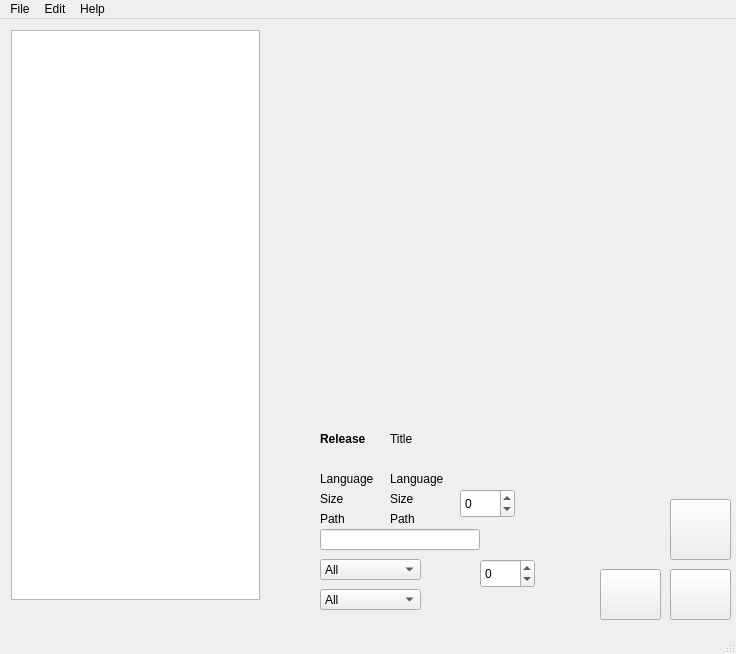
<ui version="4.0" >
 <class>Main</class>
 <widget class="QMainWindow" name="Main" >
  <property name="geometry" >
   <rect>
    <x>0</x>
    <y>0</y>
    <width>736</width>
    <height>654</height>
   </rect>
  </property>
  <property name="windowTitle" >
   <string>PyNdsGest</string>
  </property>
  <widget class="QWidget" name="centralwidget" >
   <widget class="QLabel" name="labelSize" >
    <property name="geometry" >
     <rect>
      <x>390</x>
      <y>470</y>
      <width>50</width>
      <height>20</height>
     </rect>
    </property>
    <property name="minimumSize" >
     <size>
      <width>50</width>
      <height>0</height>
     </size>
    </property>
    <property name="text" >
     <string>Size</string>
    </property>
    <property name="wordWrap" >
     <bool>false</bool>
    </property>
   </widget>
   <widget class="QLabel" name="labelPath" >
    <property name="geometry" >
     <rect>
      <x>390</x>
      <y>490</y>
      <width>50</width>
      <height>20</height>
     </rect>
    </property>
    <property name="minimumSize" >
     <size>
      <width>50</width>
      <height>0</height>
     </size>
    </property>
    <property name="toolTip" >
     <string/>
    </property>
    <property name="text" >
     <string>Path</string>
    </property>
    <property name="wordWrap" >
     <bool>false</bool>
    </property>
   </widget>
   <widget class="QLabel" name="textLabel3" >
    <property name="geometry" >
     <rect>
      <x>320</x>
      <y>470</y>
      <width>50</width>
      <height>20</height>
     </rect>
    </property>
    <property name="minimumSize" >
     <size>
      <width>50</width>
      <height>0</height>
     </size>
    </property>
    <property name="text" >
     <string>Size</string>
    </property>
    <property name="wordWrap" >
     <bool>false</bool>
    </property>
   </widget>
   <widget class="QLabel" name="labelTitle" >
    <property name="geometry" >
     <rect>
      <x>390</x>
      <y>410</y>
      <width>340</width>
      <height>20</height>
     </rect>
    </property>
    <property name="minimumSize" >
     <size>
      <width>50</width>
      <height>0</height>
     </size>
    </property>
    <property name="text" >
     <string>Title</string>
    </property>
    <property name="wordWrap" >
     <bool>false</bool>
    </property>
   </widget>
   <widget class="QLabel" name="textLabel6" >
    <property name="geometry" >
     <rect>
      <x>320</x>
      <y>490</y>
      <width>50</width>
      <height>20</height>
     </rect>
    </property>
    <property name="minimumSize" >
     <size>
      <width>50</width>
      <height>0</height>
     </size>
    </property>
    <property name="text" >
     <string>Path</string>
    </property>
    <property name="wordWrap" >
     <bool>false</bool>
    </property>
   </widget>
   <widget class="QLabel" name="labelRelease" >
    <property name="geometry" >
     <rect>
      <x>320</x>
      <y>410</y>
      <width>54</width>
      <height>20</height>
     </rect>
    </property>
    <property name="minimumSize" >
     <size>
      <width>50</width>
      <height>0</height>
     </size>
    </property>
    <property name="font" >
     <font>
      <weight>75</weight>
      <bold>true</bold>
     </font>
    </property>
    <property name="text" >
     <string>Release</string>
    </property>
    <property name="wordWrap" >
     <bool>false</bool>
    </property>
   </widget>
   <widget class="QLabel" name="textLabel5" >
    <property name="geometry" >
     <rect>
      <x>320</x>
      <y>450</y>
      <width>62</width>
      <height>20</height>
     </rect>
    </property>
    <property name="minimumSize" >
     <size>
      <width>50</width>
      <height>0</height>
     </size>
    </property>
    <property name="text" >
     <string>Language</string>
    </property>
    <property name="wordWrap" >
     <bool>false</bool>
    </property>
   </widget>
   <widget class="QLabel" name="pixmapLabel3" >
    <property name="geometry" >
     <rect>
      <x>280</x>
      <y>410</y>
      <width>32</width>
      <height>32</height>
     </rect>
    </property>
    <property name="pixmap" >
     <pixmap/>
    </property>
    <property name="scaledContents" >
     <bool>true</bool>
    </property>
    <property name="wordWrap" >
     <bool>false</bool>
    </property>
   </widget>
   <widget class="QLabel" name="labelLanguage" >
    <property name="geometry" >
     <rect>
      <x>390</x>
      <y>450</y>
      <width>340</width>
      <height>20</height>
     </rect>
    </property>
    <property name="minimumSize" >
     <size>
      <width>50</width>
      <height>0</height>
     </size>
    </property>
    <property name="text" >
     <string>Language</string>
    </property>
    <property name="wordWrap" >
     <bool>false</bool>
    </property>
   </widget>
   <widget class="QListWidget" name="liste" >
    <property name="geometry" >
     <rect>
      <x>11</x>
      <y>11</y>
      <width>249</width>
      <height>570</height>
     </rect>
    </property>
   </widget>
   <widget class="QLabel" name="pixmapLabel1" >
    <property name="geometry" >
     <rect>
      <x>280</x>
      <y>20</y>
      <width>214</width>
      <height>384</height>
     </rect>
    </property>
    <property name="pixmap" >
     <pixmap>1a.png</pixmap>
    </property>
    <property name="scaledContents" >
     <bool>true</bool>
    </property>
    <property name="wordWrap" >
     <bool>false</bool>
    </property>
   </widget>
   <widget class="QLabel" name="pixmapLabel2" >
    <property name="geometry" >
     <rect>
      <x>520</x>
      <y>20</y>
      <width>214</width>
      <height>384</height>
     </rect>
    </property>
    <property name="pixmap" >
     <pixmap>1a.png</pixmap>
    </property>
    <property name="scaledContents" >
     <bool>true</bool>
    </property>
    <property name="wordWrap" >
     <bool>false</bool>
    </property>
   </widget>
   <widget class="QSpinBox" name="spinBoxNote" >
    <property name="geometry" >
     <rect>
      <x>460</x>
      <y>470</y>
      <width>55</width>
      <height>29</height>
     </rect>
    </property>
    <property name="maximum" >
     <number>5</number>
    </property>
    <property name="minimum" >
     <number>-1</number>
    </property>
   </widget>
   <widget class="QLineEdit" name="titleEdit" >
    <property name="geometry" >
     <rect>
      <x>320</x>
      <y>510</y>
      <width>160</width>
      <height>21</height>
     </rect>
    </property>
    <property name="text" >
     <string/>
    </property>
   </widget>
   <widget class="QComboBox" name="comboSize" >
    <property name="geometry" >
     <rect>
      <x>320</x>
      <y>540</y>
      <width>101</width>
      <height>21</height>
     </rect>
    </property>
    <item>
     <property name="text" >
      <string>All</string>
     </property>
    </item>
    <item>
     <property name="text" >
      <string>8Mo</string>
     </property>
    </item>
    <item>
     <property name="text" >
      <string>16Mo</string>
     </property>
    </item>
    <item>
     <property name="text" >
      <string>32Mo</string>
     </property>
    </item>
    <item>
     <property name="text" >
      <string>64Mo</string>
     </property>
    </item>
    <item>
     <property name="text" >
      <string>128Mo</string>
     </property>
    </item>
   </widget>
   <widget class="QComboBox" name="comboLangues" >
    <property name="geometry" >
     <rect>
      <x>320</x>
      <y>570</y>
      <width>101</width>
      <height>21</height>
     </rect>
    </property>
    <item>
     <property name="text" >
      <string>All</string>
     </property>
    </item>
    <item>
     <property name="text" >
      <string>Français</string>
     </property>
    </item>
    <item>
     <property name="text" >
      <string>Anglais</string>
     </property>
    </item>
    <item>
     <property name="text" >
      <string>Chinois</string>
     </property>
    </item>
    <item>
     <property name="text" >
      <string>Inconnu2</string>
     </property>
    </item>
    <item>
     <property name="text" >
      <string>Néerlandais</string>
     </property>
    </item>
    <item>
     <property name="text" >
      <string>Inconnu3</string>
     </property>
    </item>
    <item>
     <property name="text" >
      <string>Allemand</string>
     </property>
    </item>
    <item>
     <property name="text" >
      <string>Italien</string>
     </property>
    </item>
    <item>
     <property name="text" >
      <string>Japonais</string>
     </property>
    </item>
    <item>
     <property name="text" >
      <string>Inconnu4</string>
     </property>
    </item>
    <item>
     <property name="text" >
      <string>Inconnu5</string>
     </property>
    </item>
    <item>
     <property name="text" >
      <string>Inconnu6</string>
     </property>
    </item>
    <item>
     <property name="text" >
      <string>Espagnol</string>
     </property>
    </item>
    <item>
     <property name="text" >
      <string>Inconnu7</string>
     </property>
    </item>
    <item>
     <property name="text" >
      <string>Inconnu8</string>
     </property>
    </item>
    <item>
     <property name="text" >
      <string>Inconnu9</string>
     </property>
    </item>
    <item>
     <property name="text" >
      <string>Coréen</string>
     </property>
    </item>
   </widget>
   <widget class="QSpinBox" name="spinBoxSearchNote" >
    <property name="geometry" >
     <rect>
      <x>480</x>
      <y>540</y>
      <width>55</width>
      <height>29</height>
     </rect>
    </property>
    <property name="maximum" >
     <number>5</number>
    </property>
    <property name="minimum" >
     <number>-1</number>
    </property>
   </widget>
   <widget class="QPushButton" name="updateXML" >
    <property name="geometry" >
     <rect>
      <x>670</x>
      <y>550</y>
      <width>61</width>
      <height>51</height>
     </rect>
    </property>
    <property name="text" >
     <string/>
    </property>
    <property name="icon" >
     <iconset>stock-refresh-bis.png</iconset>
    </property>
    <property name="iconSize" >
     <size>
      <width>50</width>
      <height>50</height>
     </size>
    </property>
   </widget>
   <widget class="QPushButton" name="parcoursRep" >
    <property name="geometry" >
     <rect>
      <x>600</x>
      <y>550</y>
      <width>61</width>
      <height>51</height>
     </rect>
    </property>
    <property name="text" >
     <string/>
    </property>
    <property name="icon" >
     <iconset>hd2-backup-bis.png</iconset>
    </property>
    <property name="iconSize" >
     <size>
      <width>50</width>
      <height>50</height>
     </size>
    </property>
   </widget>
   <widget class="QPushButton" name="envoyer" >
    <property name="geometry" >
     <rect>
      <x>670</x>
      <y>480</y>
      <width>61</width>
      <height>61</height>
     </rect>
    </property>
    <property name="text" >
     <string/>
    </property>
    <property name="icon" >
     <iconset>stock-goto-bottom-bis.png</iconset>
    </property>
    <property name="iconSize" >
     <size>
      <width>50</width>
      <height>50</height>
     </size>
    </property>
   </widget>
  </widget>
  <widget class="QMenuBar" name="menubar" >
   <property name="geometry" >
    <rect>
     <x>0</x>
     <y>0</y>
     <width>736</width>
     <height>25</height>
    </rect>
   </property>
   <widget class="QMenu" name="menuHelp" >
    <property name="title" >
     <string>Help</string>
    </property>
    <addaction name="separator" />
    <addaction name="helpAboutAction" />
   </widget>
   <widget class="QMenu" name="menuEdit" >
    <property name="title" >
     <string>Edit</string>
    </property>
    <addaction name="separator" />
    <addaction name="separator" />
   </widget>
   <widget class="QMenu" name="menuFile" >
    <property name="title" >
     <string>File</string>
    </property>
    <addaction name="fileSaveAction" />
    <addaction name="separator" />
    <addaction name="fileExitAction" />
   </widget>
   <addaction name="menuFile" />
   <addaction name="menuEdit" />
   <addaction name="menuHelp" />
  </widget>
  <widget class="QStatusBar" name="statusbar" />
  <action name="fileSaveAction" >
   <property name="icon" >
    <iconset>i-floppy-192.png</iconset>
   </property>
   <property name="text" >
    <string>&amp;Save</string>
   </property>
  </action>
  <action name="fileExitAction" >
   <property name="icon" >
    <iconset>gtk-quit.png</iconset>
   </property>
   <property name="text" >
    <string>E&amp;xit</string>
   </property>
  </action>
  <action name="helpAboutAction" >
   <property name="text" >
    <string>&amp;About</string>
   </property>
  </action>
 </widget>
 <resources>
  <include location="resources.qrc" />
 </resources>
 <connections/>
</ui>
